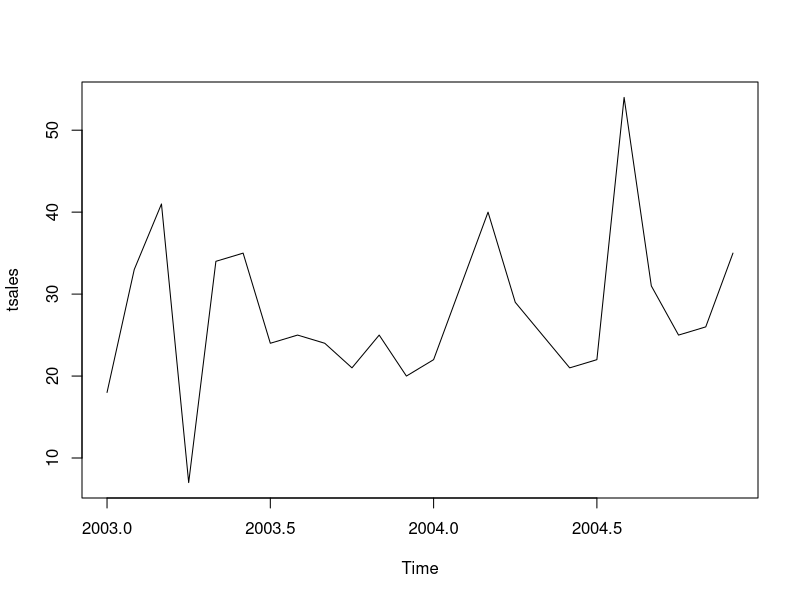
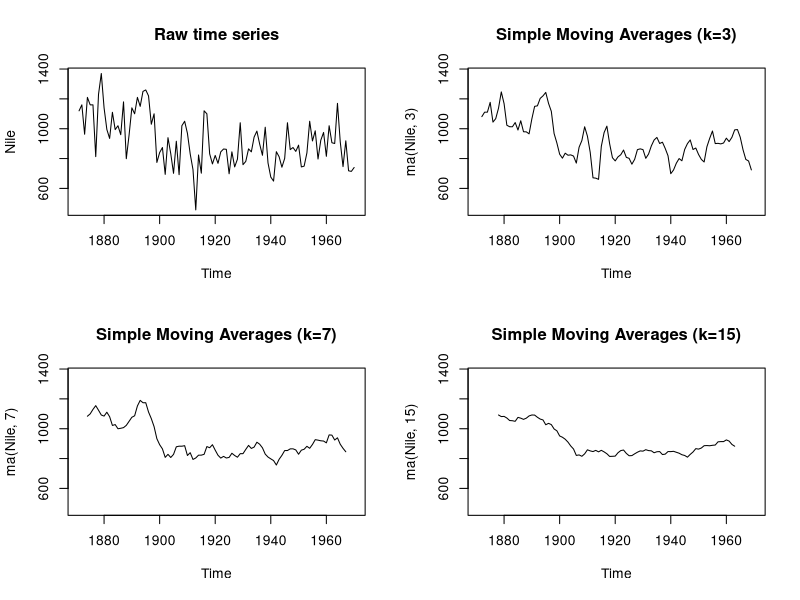
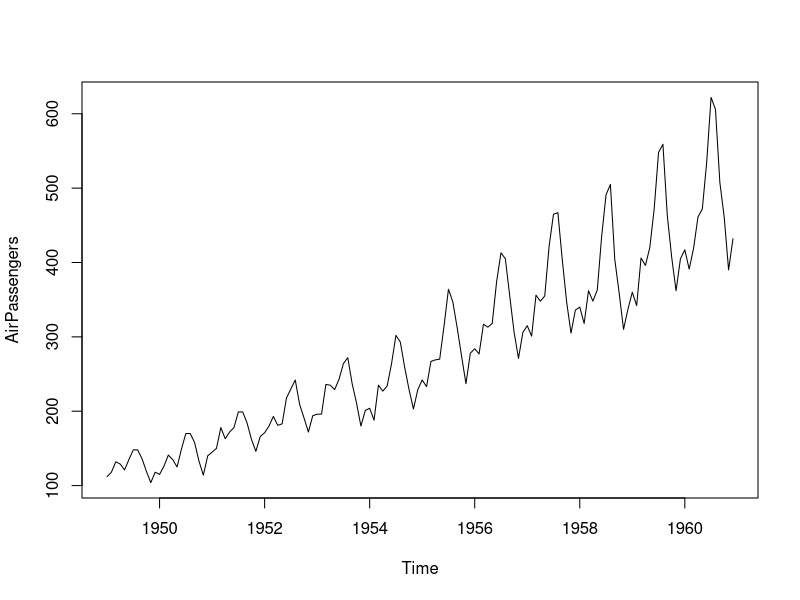
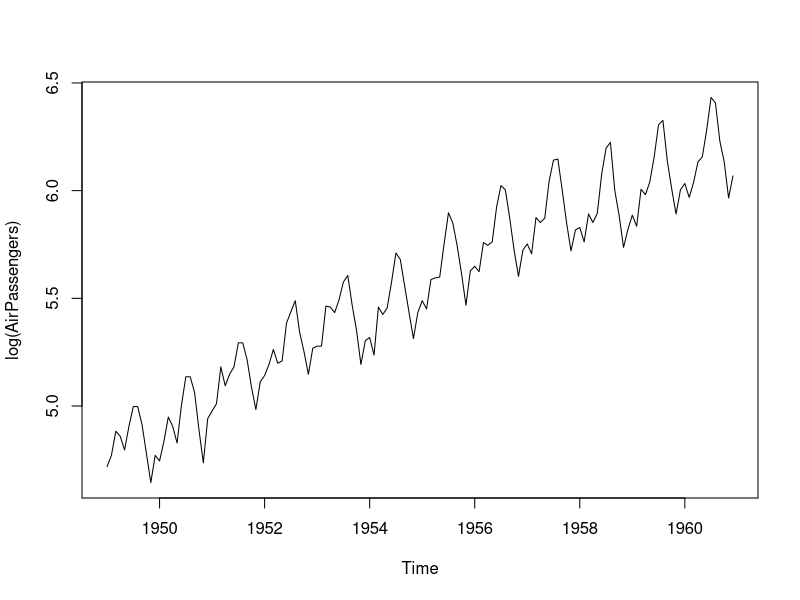
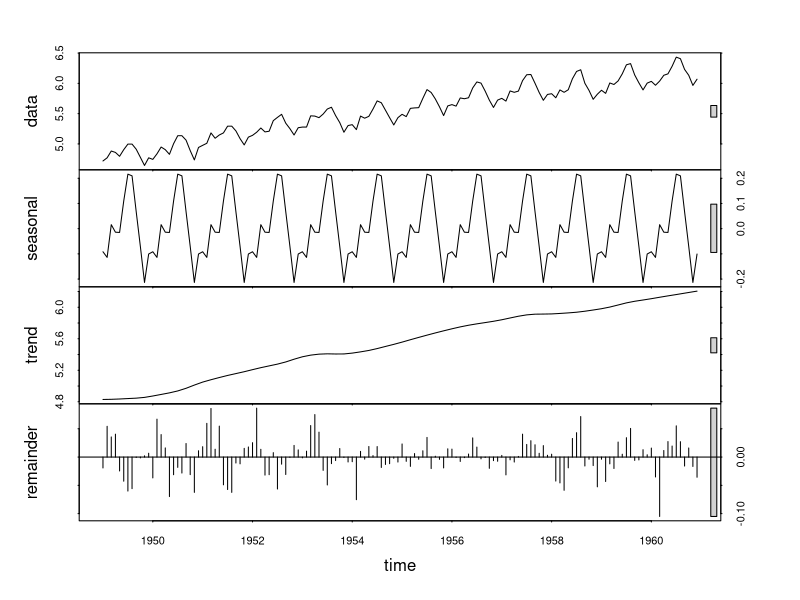
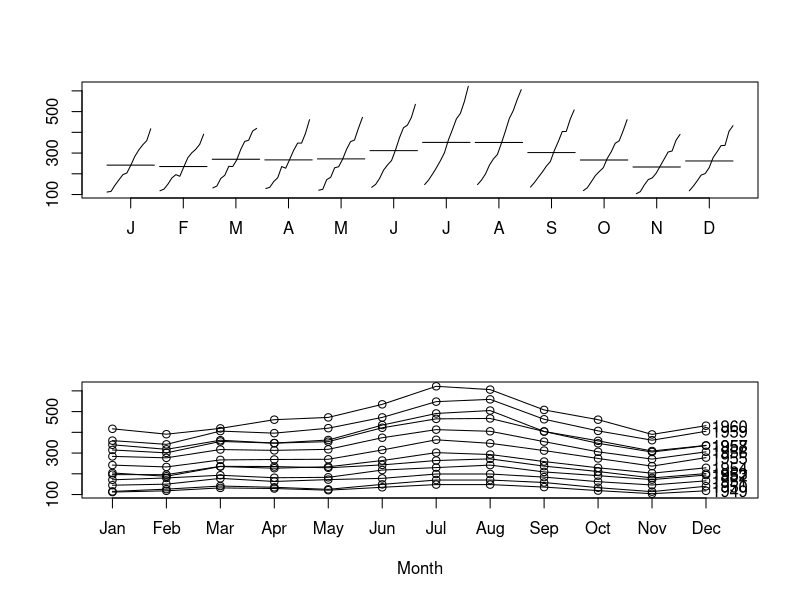
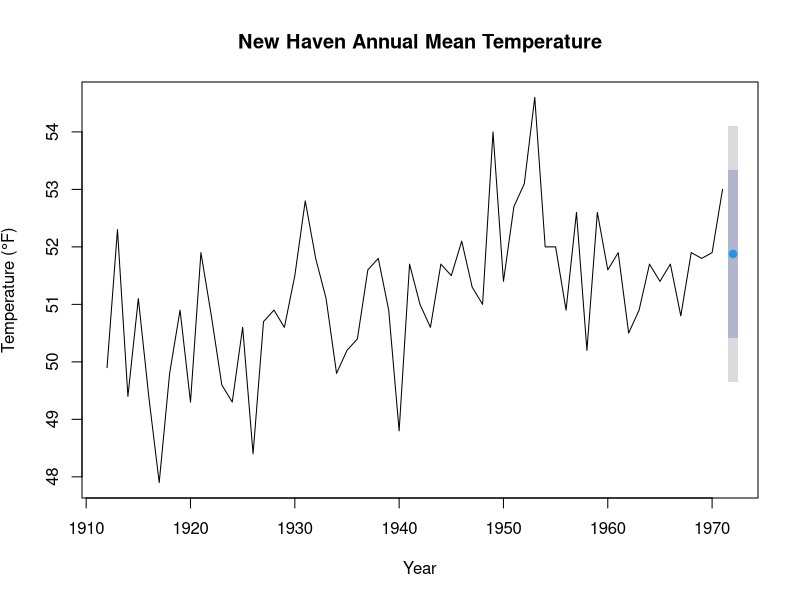

Recreate these plots in R, in order. (Note: this script raises an error after producing the figures.)
#------------------------------------#
# R in Action (2nd ed): Chapter 15   #
# Time series                        #
# requires forecast, tseries packages#
# install.packages("forecast",       #
#                  "tseries")        #
#------------------------------------#

par(ask=TRUE)

# Listing 15.1 - Creating a time series object in R
sales <- c(18, 33, 41,  7, 34, 35, 24, 25, 24, 21, 25, 20, 
           22, 31, 40, 29, 25, 21, 22, 54, 31, 25, 26, 35)
tsales <- ts(sales, start=c(2003, 1), frequency=12) 
tsales
plot(tsales)

start(tsales) 
end(tsales)
frequency(tsales)

tsales.subset <- window(tsales, start=c(2003, 5), end=c(2004, 6))
tsales.subset


# Listing 15.2 - Simple moving averages
library(forecast)
opar <- par(no.readonly=TRUE)
par(mfrow=c(2,2))
ylim <- c(min(Nile), max(Nile))
plot(Nile, main="Raw time series")
plot(ma(Nile, 3), main="Simple Moving Averages (k=3)", ylim=ylim)
plot(ma(Nile, 7), main="Simple Moving Averages (k=7)", ylim=ylim)
plot(ma(Nile, 15), main="Simple Moving Averages (k=15)", ylim=ylim)
par(opar)


# Listing 15.3 - Seasonal decomposition using slt()
plot(AirPassengers)                                               
lAirPassengers <- log(AirPassengers)
plot(lAirPassengers, ylab="log(AirPassengers)")
fit <- stl(lAirPassengers, s.window="period")           
plot(fit)
fit$time.series                                 
exp(fit$time.series)


par(mfrow=c(2,1))
library(forecast)
monthplot(AirPassengers, xlab="",  ylab="")  
seasonplot(AirPassengers, year.labels="TRUE", main="")
par(opar)


# Listing 15.4 - Simple exponential smoothing
library(forecast) 
fit <- HoltWinters(nhtemp, beta=FALSE, gamma=FALSE)      
fit

forecast(fit, 1)  

plot(forecast(fit, 1), xlab="Year", 
     ylab=expression(paste("Temperature (", degree*F,")",)),
     main="New Haven Annual Mean Temperature") 

accuracy(fit)                                            


# Listing 15.5 - Exponential smoothing with level, slope, and seasonal components
fit <- HoltWinters(log(AirPassengers))      
fit

accuracy(fit)

pred <- forecast(fit, 5)                                  
pred
plot(pred, main="Forecast for Air Travel", 
     ylab="Log(AirPassengers)", xlab="Time")       
pred$mean <- exp(pred$mean)
pred$lower <- exp(pred$lower)
pred$upper <- exp(pred$upper)
p <- cbind(pred$mean, pred$lower, pred$upper)
dimnames(p)[[2]] <- c("mean", "Lo 80", "Lo 95", "Hi 80", "Hi 95")
p


# Listing 15.6 - Automatic exponential forecasting with ets()
library(forecast)
fit <- ets(JohnsonJohnson)
fit
plot(forecast(fit), main="Johnson and Johnson Forecasts", 
     ylab="Quarterly Earnings (Dollars)", xlab="Time")


# Listing 15.7 - Transforming the time series and assessing stationarity
library(forecast)
library(tseries)
plot(Nile)
ndiffs(Nile)
dNile <- diff(Nile)                                              
plot(dNile)
adf.test(dNile)


# Listing 15.8 - Fit an ARIMA model
fit <- arima(Nile, order=c(0,1,1))                                 
fit
accuracy(fit)


# Listing 15.9 - Evaluating the model fit
qqnorm(fit$residuals)     
qqline(fit$residuals)
Box.test(fit$residuals, type="Ljung-Box")


# Listing 15.10 - Forecasting with an ARIMA model
forecast(fit, 3)
plot(forecast(fit, 3), xlab="Year", ylab="Annual Flow")


# Listing 15.11 - Automated ARIMA forecasting
library(forecast)
fit <- auto.arima(sunspots)
fit
forecast(fit, 3)
accuracy(fit)


